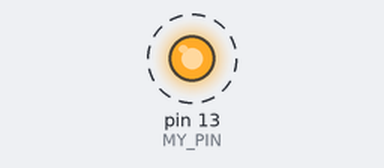
A sketch run on a simulated Arduino Uno, built with avr-gcc and run on an emulated ATmega328P. Shown: output pins drawn as LEDs (lit = HIGH). Dashed ring = blinking.

Above: at 0.2 s.
Timing chart, 0 to 3.0 s (numbered marks = the images above):
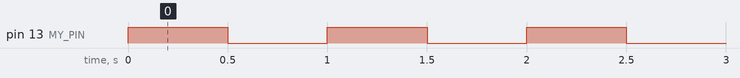

The sketch:

MyBlink.ino
```cpp
 #define MY_PIN 13
 #define MY_DELAY 500


// the setup function runs once when you press reset or power the board
void setup() {
  // initialize digital pin MY_PIN as an output.
  pinMode(MY_PIN, OUTPUT);
}

// the loop function runs over and over again forever
void loop() {
  digitalWrite(MY_PIN, HIGH);   // turn MY_PIN to HIGH level
  delay(MY_DELAY);              // wait for MY_DELAY

  digitalWrite(MY_PIN, LOW);    // turn the LED off by making the voltage LOW
  delay(MY_DELAY);              // wait for MY_DELAY
}
```

Measured:
- by itself, pin 13 (MY_PIN): alternates HIGH for 0.50 s and LOW for 0.50 s
